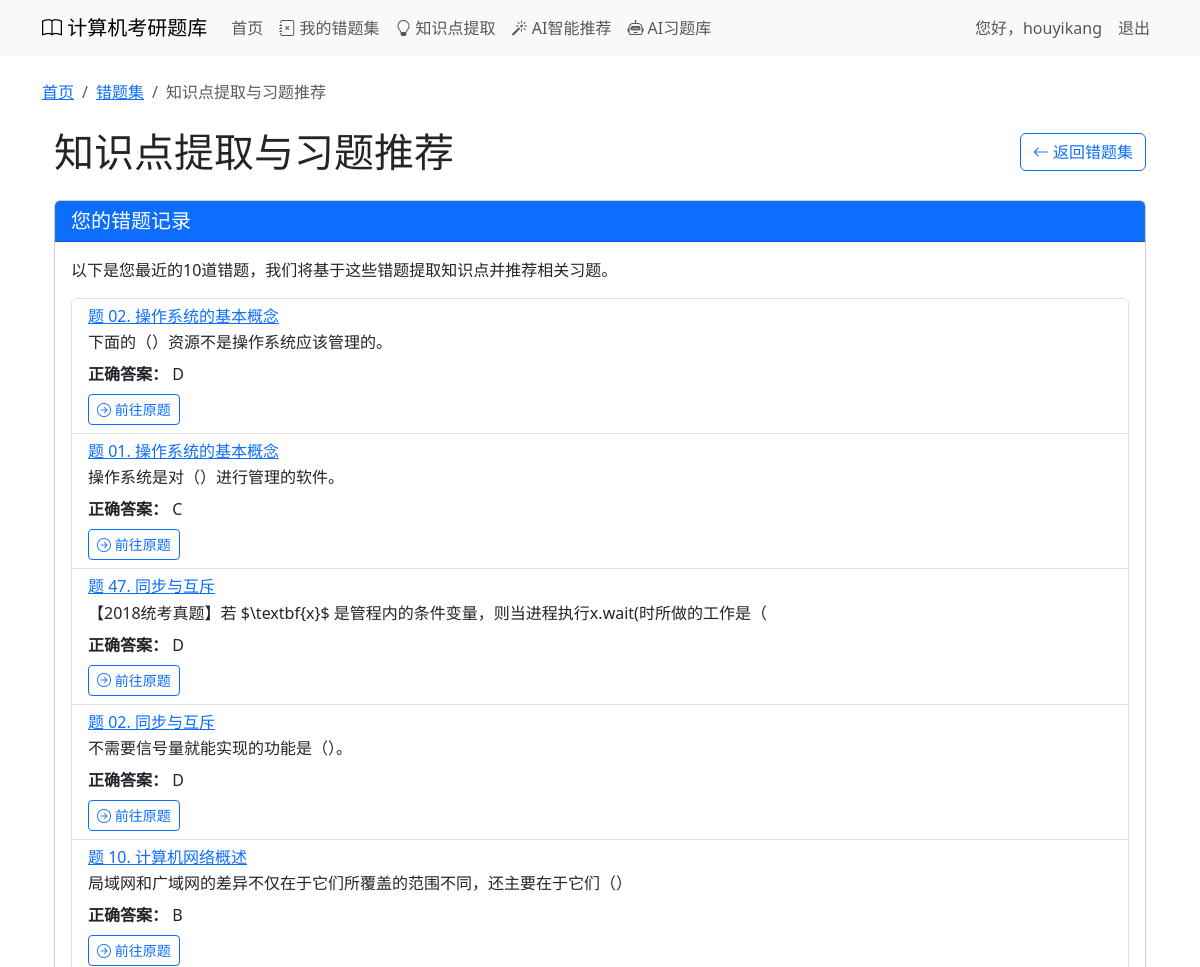
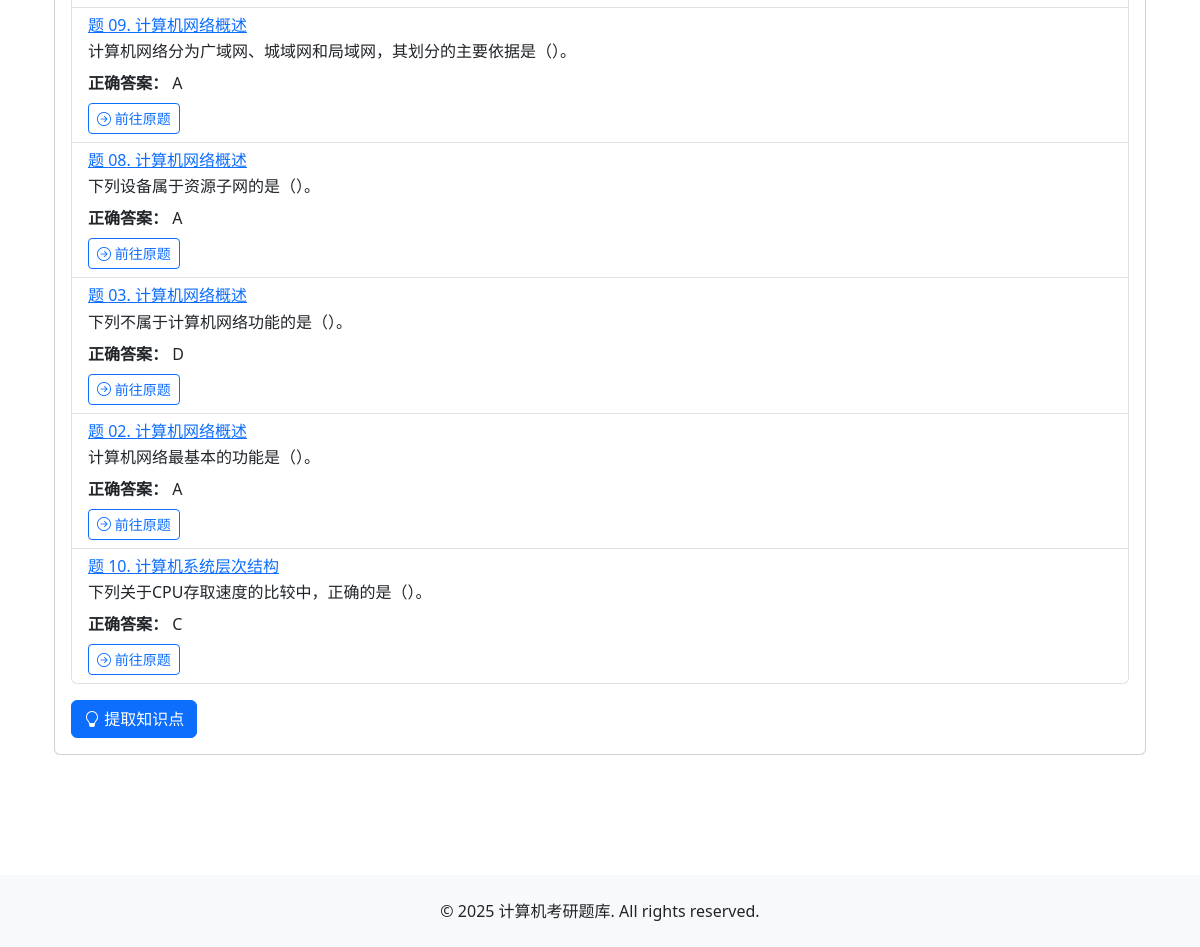
/extract_knowledge/ (signed in), run on the app's committed database (2 pictures, top to bottom).
### courses/models.py (models this page shows, shortened)
class UserMistakeCollection(models.Model):
    user = models.ForeignKey(User, on_delete=models.CASCADE, related_name='mistake_collections', verbose_name='用户')
    exercise = models.ForeignKey(Exercise, on_delete=models.CASCADE, related_name='in_mistake_collections', verbose_name='习题')
    added_at = models.DateTimeField(auto_now_add=True, verbose_name='添加时间')
    last_attempt_at = models.DateTimeField(null=True, blank=True, verbose_name='最后一次尝试时间')
    attempt_count = models.IntegerField(default=0, verbose_name='尝试次数')
    correct_count = models.IntegerField(default=0, verbose_name='正确次数')
    last_wrong_answer = models.CharField(max_length=200, blank=True, null=True, verbose_name='最近一次错误答案')
    notes = models.TextField(blank=True, verbose_name='笔记')
    class Meta:
        verbose_name = '用户错题集'
        verbose_name_plural = verbose_name
        unique_together = ['user', 'exercise']
        ordering = ['-added_at']

class Exercise(models.Model):
    TYPES = (
        ('single', '单项选择题'),
        ('multiple', '多项选择题'),
        ('comprehensive', '综合题'),
    )
    section = models.ForeignKey(Section, on_delete=models.CASCADE, related_name='exercises', verbose_name='所属小节')
    type = models.CharField(max_length=20, choices=TYPES, verbose_name='题目类型')
    number = models.CharField(max_length=10, verbose_name='题号')  # 如01, 02等
    content = models.TextField(verbose_name='题目内容')
    options = models.JSONField(null=True, blank=True, verbose_name='选项')  # 用于选择题的选项
    answer = models.CharField(max_length=200, verbose_name='答案')
    explanation = models.TextField(verbose_name='解析')
    order = models.IntegerField(default=0, verbose_name='排序')
    knowledge_points = models.ManyToManyField(Knowledge, through='ExerciseKnowledge', related_name='related_exercises', verbose_name='相关知识点')
    class Meta:
        verbose_name = '习题'
        verbose_name_plural = verbose_name
        ordering = ['order', 'number']

class Section(models.Model):
    SECTION_TYPES = (
        ('content', '内容小节'),
        ('introduction', '章节介绍'),
        ('summary', '章节小结'),
        ('faq', '常见问题/疑难点'),
        ('other', '其他'),
    )
    chapter = models.ForeignKey(Chapter, on_delete=models.CASCADE, related_name='sections', verbose_name='所属章节')
    number = models.CharField(max_length=10, verbose_name='小节号')  # 如1.1, 1.2等
    title = models.CharField(max_length=200, verbose_name='小节标题')
    section_type = models.CharField(max_length=20, choices=SECTION_TYPES, default='content', verbose_name='小节类型')
    content = models.TextField(blank=True, verbose_name='小节内容 (Markdown)')
    class Meta:
        verbose_name = '小节'
        verbose_name_plural = verbose_name
        ordering = ['number']

### courses/views.py (the view, shortened to what this page needs)
# urls.py: path('extract_knowledge/', views.extract_mistake_knowledge_points, name='extract_knowledge'),
@login_required
def extract_mistake_knowledge_points(request):
    if request.method == 'GET':
        mistakes = UserMistakeCollection.objects.filter(
            user=request.user
        ).select_related(
            'exercise', 'exercise__section', 'exercise__section__chapter'
        ).order_by('-added_at')[:10]  # 最近10道错题
        context = {
            'mistakes': mistakes,
            'extracted_knowledge': None,
            'generated_exercises': None,
            'error_message': None
        }
        return render(request, 'courses/extract_knowledge.html', context)

### courses/templates/courses/extract_knowledge.html (shortened to what this page needs)
{% extends 'courses/base.html' %}
{% load static %}
{% block content %}
<nav aria-label="breadcrumb">
    <ol class="breadcrumb">
        <li class="breadcrumb-item"><a href="{% url 'courses:index' %}">首页</a></li>
        <li class="breadcrumb-item"><a href="{% url 'courses:mistake_collection' %}">错题集</a></li>
        <li class="breadcrumb-item active">知识点提取与习题推荐</li>
    </ol>
</nav>
<div class="container my-4">
    <div class="row">
        <div class="col-md-12">
            <div class="d-flex justify-content-between align-items-center mb-4">
                <h1 class="mb-0">知识点提取与习题推荐</h1>
                <a href="{% url 'courses:mistake_collection' %}" class="btn btn-outline-primary">
                    <i class="bi bi-arrow-left"></i> 返回错题集
                </a>
            </div>
            <div class="card mb-4">
                <div class="card-header bg-primary text-white">
                    <h5 class="card-title mb-0">您的错题记录</h5>
                </div>
                <div class="card-body">
                    {% if mistakes %}
                        <p class="card-text">以下是您最近的{{ mistakes|length }}道错题，我们将基于这些错题提取知识点并推荐相关习题。</p>
                        <div class="list-group">
                            {% for mistake in mistakes %}
                            <div class="list-group-item">
                                <h6 class="mb-1">
                                    <a href="{% url 'courses:section_exercises' mistake.exercise.section.id %}?scroll_to_exercise={{ mistake.exercise.id }}" class="text-primary">
                                        题 {{ mistake.exercise.number }}. {{ mistake.exercise.section.title }}
                                    </a>
                                </h6>
                                <div class="mb-2">{{ mistake.exercise.content|safe }}</div>
                                <div><strong>正确答案：</strong> {{ mistake.exercise.answer }}</div>
                                <div class="mt-2">
                                    <a href="{% url 'courses:section_exercises' mistake.exercise.section.id %}?scroll_to_exercise={{ mistake.exercise.id }}" class="btn btn-sm btn-outline-primary">
                                        <i class="bi bi-arrow-right-circle"></i> 前往原题
                                    </a>
                                </div>
                            </div>
                            {% endfor %}
                        </div>
                        <form method="post" class="mt-3">
                            <button type="submit" class="btn btn-primary">
                                <i class="bi bi-lightbulb"></i> 提取知识点
                            </button>
                        </form>
                    {% else %}
                        <div class="alert alert-info">
                            您还没有错题记录。请先尝试一些习题，我们将根据您的做题情况提供个性化推荐。
                        </div>
                    {% endif %}
                </div>
            </div>
        </div>
    </div>
</div>
{% endblock %}

### courses/templates/courses/base.html (shortened to what this page needs)
<!DOCTYPE html>
<html lang="zh-hans">
<head>
    <link href="https://cdn.bootcdn.net/ajax/libs/twitter-bootstrap/5.3.0/css/bootstrap.min.css" rel="stylesheet">
    <link href="https://cdn.bootcdn.net/ajax/libs/bootstrap-icons/1.10.0/font/bootstrap-icons.min.css" rel="stylesheet">
</head>
<body>
    <nav class="navbar navbar-expand-lg navbar-light bg-light">
        <div class="container">
            <a class="navbar-brand" href="{% url 'courses:index' %}">
                <i class="bi bi-book"></i> 计算机考研题库
            </a>
            <div class="collapse navbar-collapse" id="navbarNav">
                <ul class="navbar-nav">
                    <li class="nav-item">
                        <a class="nav-link" href="{% url 'courses:index' %}">首页</a>
                    </li>
                    {% if user.is_authenticated %}
                    <li class="nav-item">
                        <a class="nav-link" href="{% url 'courses:mistake_collection' %}">
                            <i class="bi bi-journal-x"></i> 我的错题集
                        </a>
                    </li>
                    <li class="nav-item">
                        <a class="nav-link" href="{% url 'courses:extract_knowledge' %}">
                            <i class="bi bi-lightbulb"></i> 知识点提取
                        </a>
                    </li>
                    <li class="nav-item">
                        <a class="nav-link" href="{% url 'courses:ai_recommend' %}">
                            <i class="bi bi-magic"></i> AI智能推荐
                        </a>
                    </li>
                    <li class="nav-item">
                        <a class="nav-link" href="{% url 'courses:my_ai_exercises' %}">
                            <i class="bi bi-robot"></i> AI习题库
                        </a>
                    </li>
                    {% endif %}
                </ul>
                <ul class="navbar-nav ms-auto">
                    {% if user.is_authenticated %}
                    <li class="nav-item">
                        <span class="nav-link">您好，{{ user.username }}</span>
                    </li>
                    <li class="nav-item">
                        <a class="nav-link" href="#">退出</a>
                    </li>
                    {% endif %}
                </ul>
            </div>
        </div>
    </nav>
    <main class="container py-4">
        {% block content %}
        {% endblock %}
    </main>
    <footer class="bg-light py-4 mt-5">
        <div class="container text-center">
            <p class="mb-0">© 2025 计算机考研题库. All rights reserved.</p>
        </div>
    </footer>
</body>
</html>

### courses/templates/courses/base.html (style rules this page uses)
.card { transition: transform 0.2s; margin-bottom: 20px; }

### data on the page
UserMistakeCollection: exercise.number "02", exercise.section "操作系统的基本概念", exercise.content "下面的（）资源不是操作系统应该管理的。", exercise.answer "D"
UserMistakeCollection: exercise.number "01", exercise.section "操作系统的基本概念", exercise.content "操作系统是对（）进行管理的软件。", exercise.answer "C"
UserMistakeCollection: exercise.number "47", exercise.section "同步与互斥", exercise.content "【2018统考真题】若 $\\textbf{x}$ 是管程内的条件变量，则当进程执行x.wait(时所做的工作是（", exercise.answer "D"
UserMistakeCollection: exercise.number "02", exercise.section "同步与互斥", exercise.content "不需要信号量就能实现的功能是（）。", exercise.answer "D"
UserMistakeCollection: exercise.number "10", exercise.section "计算机网络概述", exercise.content "局域网和广域网的差异不仅在于它们所覆盖的范围不同，还主要在于它们（）", exercise.answer "B"
UserMistakeCollection: exercise.number "09", exercise.section "计算机网络概述", exercise.content "计算机网络分为广域网、城域网和局域网，其划分的主要依据是（）。", exercise.answer "A"
UserMistakeCollection: exercise.number "08", exercise.section "计算机网络概述", exercise.content "下列设备属于资源子网的是（）。", exercise.answer "A"
UserMistakeCollection: exercise.number "03", exercise.section "计算机网络概述", exercise.content "下列不属于计算机网络功能的是（）。", exercise.answer "D"
UserMistakeCollection: exercise.number "02", exercise.section "计算机网络概述", exercise.content "计算机网络最基本的功能是（）。", exercise.answer "A"
UserMistakeCollection: exercise.number "10", exercise.section "计算机系统层次结构", exercise.content "下列关于CPU存取速度的比较中，正确的是（）。", exercise.answer "C"

### other printed values
{{ user.username }} "houyikang"
{{ mistakes|length }} "10"
